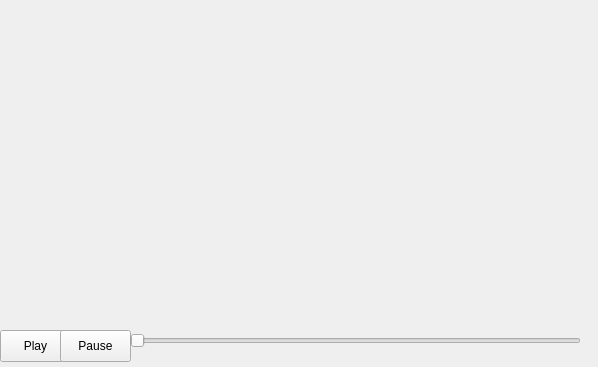
<?xml version="1.0" encoding="UTF-8"?>
<ui version="4.0">
 <class>Form</class>
 <widget class="QWidget" name="Form">
  <property name="geometry">
   <rect>
    <x>0</x>
    <y>0</y>
    <width>598</width>
    <height>367</height>
   </rect>
  </property>
  <property name="windowTitle">
   <string>Form</string>
  </property>
  <widget class="QPushButton" name="button_play">
   <property name="geometry">
    <rect>
     <x>0</x>
     <y>330</y>
     <width>71</width>
     <height>32</height>
    </rect>
   </property>
   <property name="text">
    <string>Play</string>
   </property>
  </widget>
  <widget class="QWidget" name="video" native="true">
   <property name="geometry">
    <rect>
     <x>9</x>
     <y>0</y>
     <width>576</width>
     <height>324</height>
    </rect>
   </property>
   <property name="sizePolicy">
    <sizepolicy hsizetype="Preferred" vsizetype="Preferred">
     <horstretch>0</horstretch>
     <verstretch>0</verstretch>
    </sizepolicy>
   </property>
  </widget>
  <widget class="QPushButton" name="button_pause">
   <property name="geometry">
    <rect>
     <x>60</x>
     <y>330</y>
     <width>71</width>
     <height>32</height>
    </rect>
   </property>
   <property name="text">
    <string>Pause</string>
   </property>
  </widget>
  <widget class="QSlider" name="time_slider">
   <property name="geometry">
    <rect>
     <x>130</x>
     <y>330</y>
     <width>451</width>
     <height>22</height>
    </rect>
   </property>
   <property name="orientation">
    <enum>Qt::Horizontal</enum>
   </property>
  </widget>
 </widget>
 <resources/>
 <connections/>
</ui>
